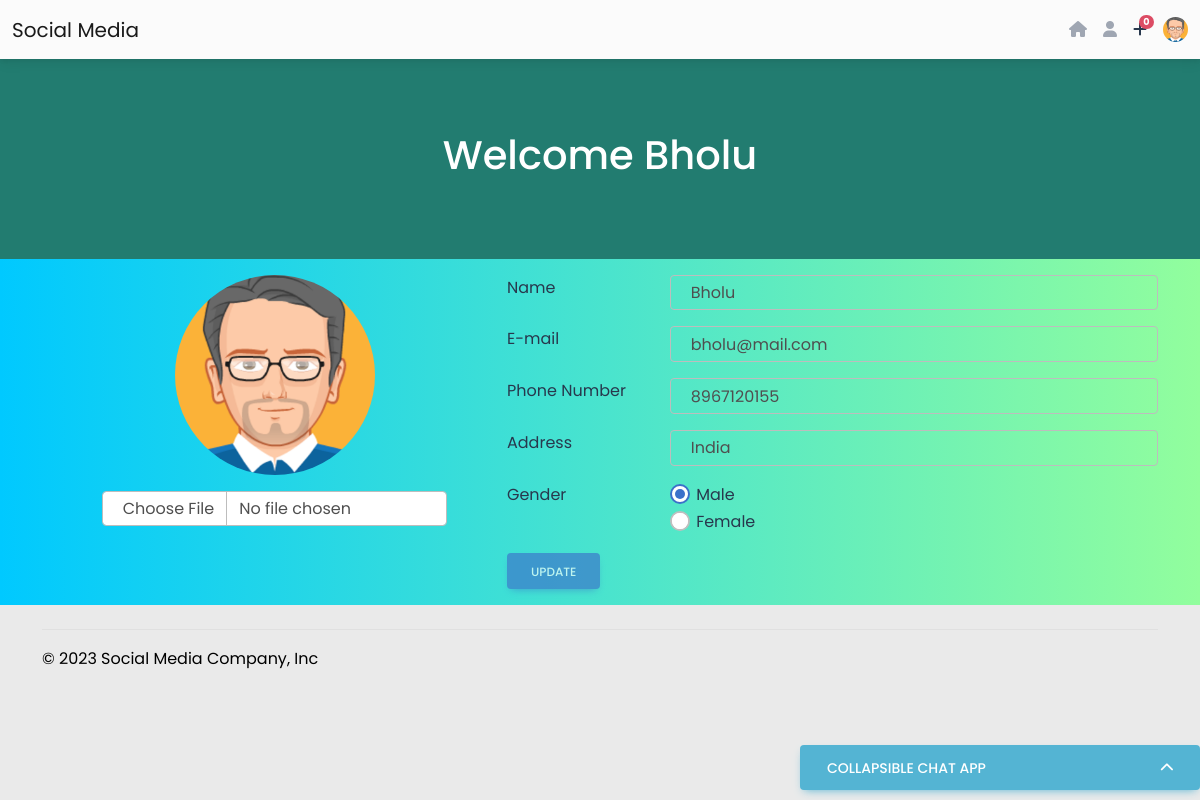
The page /my-account.php (signed in) on the database as committed earlier.
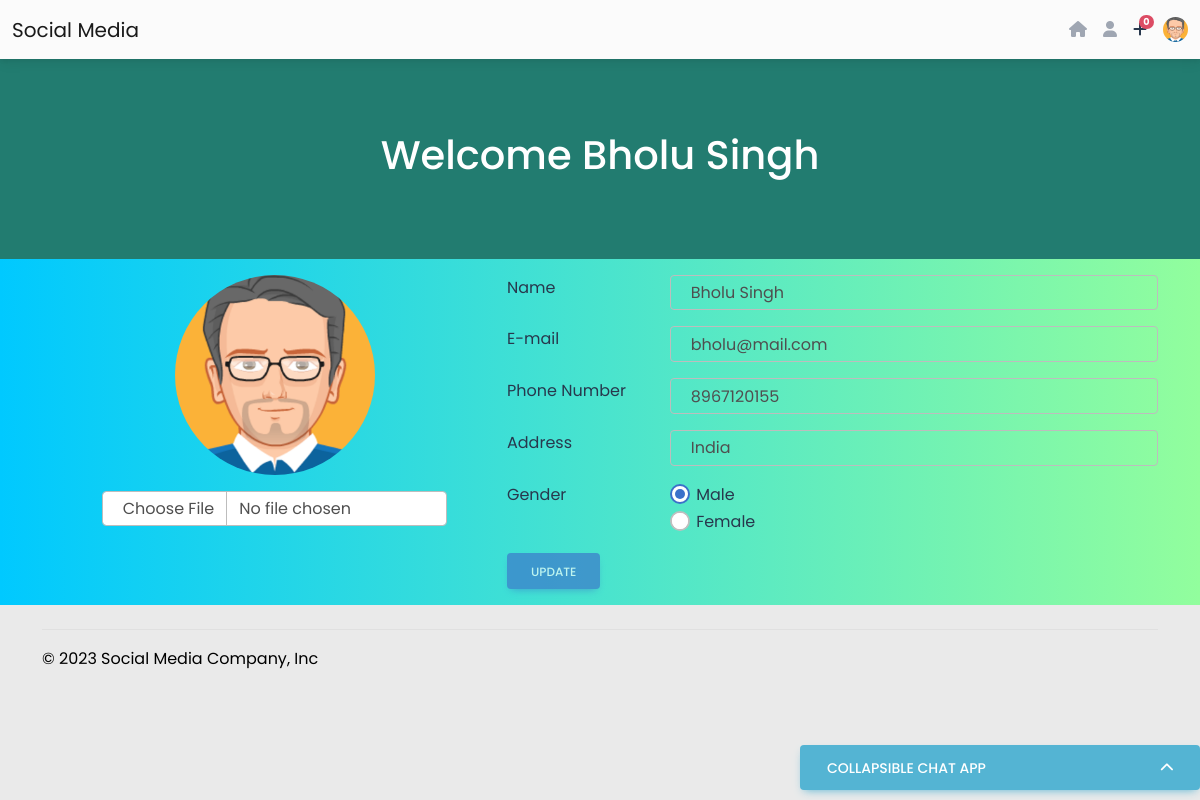
The same page on the database as committed later.
### tables this page shows
CREATE TABLE `tb_registration` (
  `id` int(10) NOT NULL,
  `name` varchar(255) NOT NULL,
  `email` varchar(255) NOT NULL,
  `password` varchar(255) NOT NULL,
  `phone` varchar(255) NOT NULL,
  `address` varchar(255) NOT NULL,
  `gender` varchar(255) NOT NULL,
  `profile_image` text NOT NULL
);

### includes/db.php (called while the page is built, shortened)
<?php
function connect_database() {
  $servername = "localhost";
  $username = "root";
  $password = "";
  $database = "social_media_db";
  $conn = mysqli_connect($servername, $username, $password, $database);
  if (!$conn) {
    die("Connection failed: " . mysqli_connect_error());
  } else {
    return $conn;
  }
}

### includes/functions.php (called while the page is built, shortened)
<?php
function retrive_data($id)
{
    $query = "Select * from tb_registration where id='$id'";
    $result = connect_database()->query($query);
    $row = $result->fetch_assoc();
    return $row;
}
function retrive_all_request($reciever_id)
{
    $query = "Select * from tb_request where requested_to = '$reciever_id' and status='requested'";
    $result = connect_database()->query($query);
    $row = $result->fetch_all();
    return $row;
}

### my-account.php (the view, shortened to what this page needs)
<?php
include ROOT_DIR.'/social-media/includes/db.php';
include ROOT_DIR.'/social-media/includes/functions.php';
$row = retrive_data($_COOKIE["login_auth"]);
$name = $row['name'];
$email = $row['email'];
$phone = $row['phone'];
$address = $row['address'];
$gender = $row['gender'];
?>
<?php include('includes/header.php'); ?>
<div class="row">
  <div class="col-lg-12  ">
    <div class="blue-header d-flex flex-column justify-content-center">
      <h1 class="text-center">Welcome <?= $name ?></h1>
    </div>
  </div>
</div>
<div class="gradient">
  <div class="container ">
    <div class="row justify-content-lg-between">
      <div class="col-lg-5 my-3 highlight">
        <div class="image-container ">
          <form action="<?php echo htmlspecialchars($_SERVER["PHP_SELF"]); ?>" method="POST"
            enctype="multipart/form-data">
            <div class="image-container">
              <img class="profile-image" src="uploads/<?= $profile_image ?>" />
            </div>
            <div class="row my-3 justify-content-center align-items-center">
              <input type="file" class="form-control imgUploadBtn" data-id="<?= $id; ?>" id="file" name="file"
                placeholder="Upload Your Photo" />
            </div>
          </form>
        </div>
      </div>
      <div class="col-lg-7">
        <form class="mt-3" action="<?php echo htmlspecialchars($_SERVER["PHP_SELF"]); ?>" method="POST">
          <div class="row my-3">
            <div class="col-lg-3">
              <label for="name">Name</label>
            </div>
            <div class="col-lg-9">
              <input type="text" class="form-control disabled-box bg-transparent" id="updateName" name="name"
                placeholder="Name" value="<?= $name ?>" />
            </div>
          </div>
          <div class="row my-3">
            <div class="col-lg-3">
              <label for="email">E-mail</label>
            </div>
            <div class="col-lg-9">
              <input type="email" class="form-control disabled-box bg-transparent" id="updateEmail" name="email"
                placeholder="Email" value="<?= $email ?>" />
            </div>
          </div>
          <div class="row my-3">
            <div class="col-lg-3">
              <label for="phone">Phone Number</label>
            </div>
            <div class="col-lg-9">
              <input type="tel" class="form-control disabled-box bg-transparent" id="updatePhone" name="phone"
                value="<?= $phone ?>" placeholder="Phone Number" />
            </div>
          </div>
          <div class="row my-3">
            <div class="col-lg-3">
              <label for="address">Address</label>
            </div>
            <div class="col-lg-9">
              <input type="address" class="form-control disabled-box bg-transparent" id="updateAddress" name="address"
                placeholder="Address" value="<?= $address ?>" />
            </div>
          </div>
          <div class="row my-3">
            <div class="col-lg-3">
              <label for="gender">Gender</label>
            </div>
            <div class="col-lg-9">
              <div class="form-check">
                <input class="form-check-input" type="radio" name="gender" id="male" value="Male" <?php if (strtolower($gender) == "male") {
                  echo "checked";
                } ?> />
                <label class="form-check-label" for="male"> Male </label>
              </div>
              <div class="form-check">
                <input class="form-check-input" type="radio" name="gender" id="female" value="Female" <?php if (strtolower($gender) == "female") {
                  echo "checked";
                } ?> />
                <label class="form-check-label" for="female"> Female </label>
              </div>
            </div>
          </div>
          <div class="row my-3">
            <div class="col-lg-6">
            <button class="btn btn-primary updateProfileBtn" type="submit" name="update">Update</button>
            </div>
          </div>
        </form>
      </div>
    </div>
  </div>
</div>
<?php include('includes/footer.php'); ?>

### includes/header.php (shortened to what this page needs)
<?php
if (isset($_COOKIE['login_auth'])) {
  $id = $_COOKIE["login_auth"];
  $query = "Select * from tb_registration where id='$id'";
  $result = connect_database()->query($query);
  $row = $result->fetch_assoc();
  $profile_image = $row['profile_image'];
  $profile_name = $row['name'];
}
?>
<!doctype html>
<html lang="en">
<head>
  <link href="https://cdnjs.cloudflare.com/ajax/libs/font-awesome/6.0.0/css/all.min.css" rel="stylesheet" />
  <link href="https://cdnjs.cloudflare.com/ajax/libs/mdb-ui-kit/6.0.1/mdb.min.css" rel="stylesheet" />
  <link rel="stylesheet" href="assets/css/style.css" />
</head>
<body>
  <header>
    <nav class="navbar navbar-expand-lg navbar-light bg-light">
      <div class="container-fluid">
        <div class="collapse navbar-collapse" id="navbarSupportedContent">
          <a class="navbar-brand mt-2 mt-lg-0" href="https://pws-translate.dvlpsite.com/social-media/">
            Social Media
          </a>
        </div>
        <?php if (isset($_COOKIE['login_auth'])) { ?>
          <div class="d-flex align-items-center">
            <a class="link-secondary me-3" href="index.php"><i class="fas fa-home"></i></a>
            <a class="link-secondary me-3" href="people.php"><i class="fas fa-user"></i></a>
            <div class="dropdown">
              <a class="text-reset me-3 dropdown-toggle hidden-arrow" href="#" id="navbarDropdownMenuLink" role="button" data-mdb-toggle="dropdown" aria-expanded="false">
                <i class="fa-solid fa-plus"></i>
                <?php $all_data = retrive_all_request($id); ?>
                <span class="badge rounded-pill badge-notification bg-danger">
                  <?= count($all_data) ?>
                </span>
              </a>
            </div>
            <div class="dropdown">
              <a class="dropdown-toggle d-flex align-items-center hidden-arrow" href="#" id="navbarDropdownMenuAvatar" role="button" data-mdb-toggle="dropdown" aria-expanded="false">
                <img src="uploads/<?= $profile_image ?>" class="rounded-circle header-profile-image" height="25" alt="<?= $profile_name; ?>" loading="lazy" />
              </a>
            </div>
          </div>
        <?php } ?>
      </div>
    </nav>
  </header>

### includes/footer.php (shortened to what this page needs)
    <div class="container">
        <footer class="d-flex flex-wrap justify-content-between align-items-center py-3 my-4 border-top">
            <div class="col-md-4 d-flex align-items-center">
                <span class="mb-3 mb-md-0 text-black">&copy; 2023 Social Media Company, Inc</span>
            </div>
        </footer>
<?php if (!isset($_GET['logout']) && isset($_COOKIE["login_auth"])) { ?>
    <a class="btn btn-info btn-lg chat-list-toggler" data-mdb-toggle="collapse" href="#collapseExample" role="button"
        aria-expanded="false" aria-controls="collapseExample">
        <div class="d-flex justify-content-between align-items-center">
            <span>Collapsible Chat App</span>
            <i class="fas fa-chevron-up"></i>
        </div>
    </a>
<?php } ?>
</body>
</html>

### assets/css/style.css (style rules this page uses)
.row { --mdb-gutter-x: 0 rem; }
body { font-family: "Poppins", sans-serif; font-weight: 400; }
.gradient { background: linear-gradient(90deg, #00c9ff 0%, #92fe9d 100%); }
.blue-header { background-color: rgb(34, 124, 112); height: 200px; color: white; }
.image-container { display: flex; justify-content: center; align-items: center; }
.profile-image { height: 200px; width: 200px; border-radius: 100%; }
input#file { width: 90%; }
body { background-color: #f0f6ff; color: #28384d; }
body { background: #eaeaea; }
.form-control { padding: 4.5px 20px 3.68px; }
.chat-list-toggler { position: fixed; right: 0; bottom: 10px; width: 400px; z-index: 999; }

Rows that differ between the two databases and show on the page:
changed tb_registration "bholu@mail.com": name "Bholu" → "Bholu Singh"
